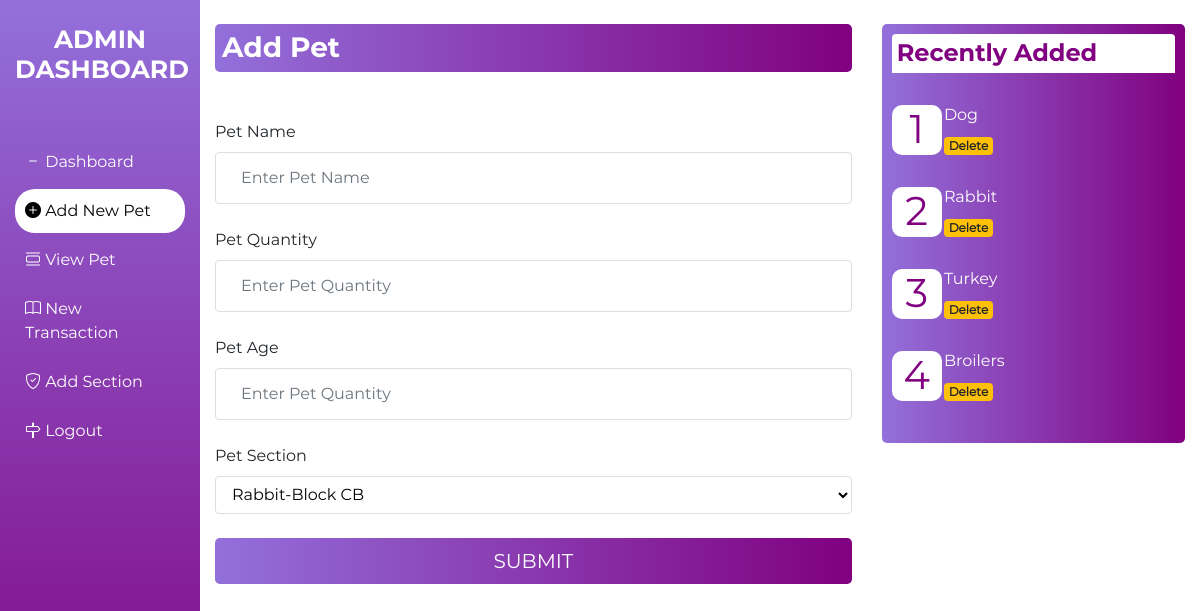
Page /new.php on the committed database.
### tables this page shows
CREATE TABLE `pet` (
  `id` int(11) NOT NULL,
  `pname` varchar(110) NOT NULL,
  `section` varchar(110) NOT NULL,
  `quantity` varchar(110) NOT NULL,
  `age` varchar(11) NOT NULL,
  `sdate` timestamp NOT NULL DEFAULT current_timestamp() ON UPDATE current_timestamp()
);

### new.php (the view, shortened to what this page needs)
<?php
include "include/db_connection.php"
?>
<!DOCTYPE html>
<html>
<head>
	<link rel="stylesheet" type="text/css" href="bootstrap/css/bootstrap.min.css">
	<link rel="stylesheet" type="text/css" href="bootstrap-icons/bootstrap-icons.css">
	<link href="css/animate.min.css" rel="stylesheet">
	<link rel="stylesheet" type="text/css" href="css/admin.css">
</head>
<body>
 <section id="main">
    <div class="container-fluid">
            <div class="row">
                <div class="col-md-2 sidebar">
                    <br>
                    <h3>ADMIN DASHBOARD</h3>
                    <br><br>
                    <ul>
                        <li><a  href="dashboard.php"><span class="bi bi-dash"></span> Dashboard</a></li>
                        <li><a class="active" href="new.php"><span class="bi bi-plus-circle-fill"></span> Add New Pet</a></li>
                        <li><a href="view.php"><span class="bi bi-view-list"></span> View Pet</a></li>
                        <li><a href="trans.php"><span class="bi bi-book"></span> New Transaction</a></li>
                        <li><a  href="section.php"><span class="bi bi-shield-check"></span> Add Section</a></li>
                        <li><a href="admin.php"><span class="bi bi-signpost"></span> Logout</a></li>
                    </ul>
                </div>
                <div class="col-md-10">
                    <br>
                    <div class="row">
                        <div class="col-md-8">
                            <h3>Add Pet</h3>
                            <br>
                                     <form id="formadd" name="form1" method="post">
                                <label>Pet Name</label>
                                <input type="text" name="name" id="name" placeholder="Enter Pet Name" class="form-control" required>
                                <br>
                                 <label>Pet Quantity</label>
                                <input type="number" name="quan" id="quan" placeholder="Enter Pet Quantity" class="form-control" required>
                                <br>
                                <label>Pet Age</label>
                                <input type="text" name="age" id="age" placeholder="Enter Pet Quantity" class="form-control" required>
                                <br>
                                <label>Pet Section</label>
                                <select class="form-control" name="section" id="section">
                                    <?php
                                    $sql1 = "SELECT * FROM section";
                                    $run2 = mysqli_query($dbcon,$sql1);
                                    while($rows = mysqli_fetch_assoc($run2)){
                                        ?>
                                        <option value="<?php echo $rows['section']; ?>-<?php echo $rows['block']; ?>"><?php echo $rows['section']; ?>-<?php echo $rows['block']; ?></option>
                                        <?php
                                    }
                                    ?>
                                </select>
                                <br>
                                <center><button class="btn btn-warning btn-lg btn-block firstbtn animate__animated animate__fadeInUp" id="save">
                SUBMIT
            </button>
                            </form>
                        </div>
                        <div class="col-md-4">
                            <div class="list">
                                <h4 style="color:purple;background-color: #fff;padding:  5px;border-radius:  4px 4px 0px 0px;font-family: Bold;">Recently Added</h4>
                                <br>
                                  <?php
                                 $counter = 1;
                                                $sql = "SELECT * FROM pet ORDER BY id DESC LIMIT 5";
                                                $run = mysqli_query($dbcon,$sql);
                                                while($row = mysqli_fetch_assoc($run)){
                                            ?>
                                   <div class="row">
                                                    <div class="col-2">
                                                       <h1 style="background-color: #fff;width: 50px;height: 50px;border-radius: 10px;text-align:center;color: purple;"><?php echo $counter++; ?></h1>
                                                    </div>
                                                    <div class="col-10">
                                                        <h6 style="color: #fff;line-height: 20px;"><?php echo $row['pname']; ?></h6>
                                                       <a href="del_p.php?id=<?php echo $row['id']; ?>"> <badge class="badge badge-warning">Delete</badge></a>
                                                    </div>
                                                </div>
                                                <br>
                                            <?php } ?>
                            </div>
                        </div>
                    </div>
                  </div>
              </div>
          </div>
    </section>
</body>
</html>

### css/admin.css (style rules this page uses)
* { margin:0; padding: 0; font-family: Mont; }
#main { height: 100%; border-radius: 20px; }
.sidebar { height: 100vh; background-image: linear-gradient( mediumpurple, purple); }
#main .col-md-2 h3 { color: #fff; font-size: 25px; text-align: center; font-family: Bold; }
#main ul { list-style: none; overflow: hidden; padding: 0; width: 100%; }
#main li a { text-decoration: none; margin-bottom: 5px; padding: 10px; color: #fff; display: block; width: 100%; }
#main li .active { background-color: #fff; color: #000; border-radius: 20px; }
#main .col-md-8 h3 { background-image: linear-gradient(to right, mediumpurple, purple); padding: 7px; color: #fff; font-family: Bold; border-radius: 5px; }
#main .col-md-8 button { background-image: linear-gradient(to right, mediumpurple, purple); border: none; box-shadow: 0px; color: #fff; }
#main .col-md-8 input { padding: 25px; border: 1px solid #ddd; box-shadow: 0px; }
#main .col-md-8 select { border: 1px solid #ddd; box-shadow: 0px; color: #000 !important; }
#main .col-md-8 option { color: #000 !important; }
#main .list { background-image: linear-gradient(to right, mediumpurple, purple); padding: 10px; border-radius: 5px; }

### rows in the picture
pet: pname "Dog"
pet: pname "Rabbit"
pet: pname "Turkey"
pet: pname "Broilers"

### other values in the picture
form field section "Rabbit-Block CB"
